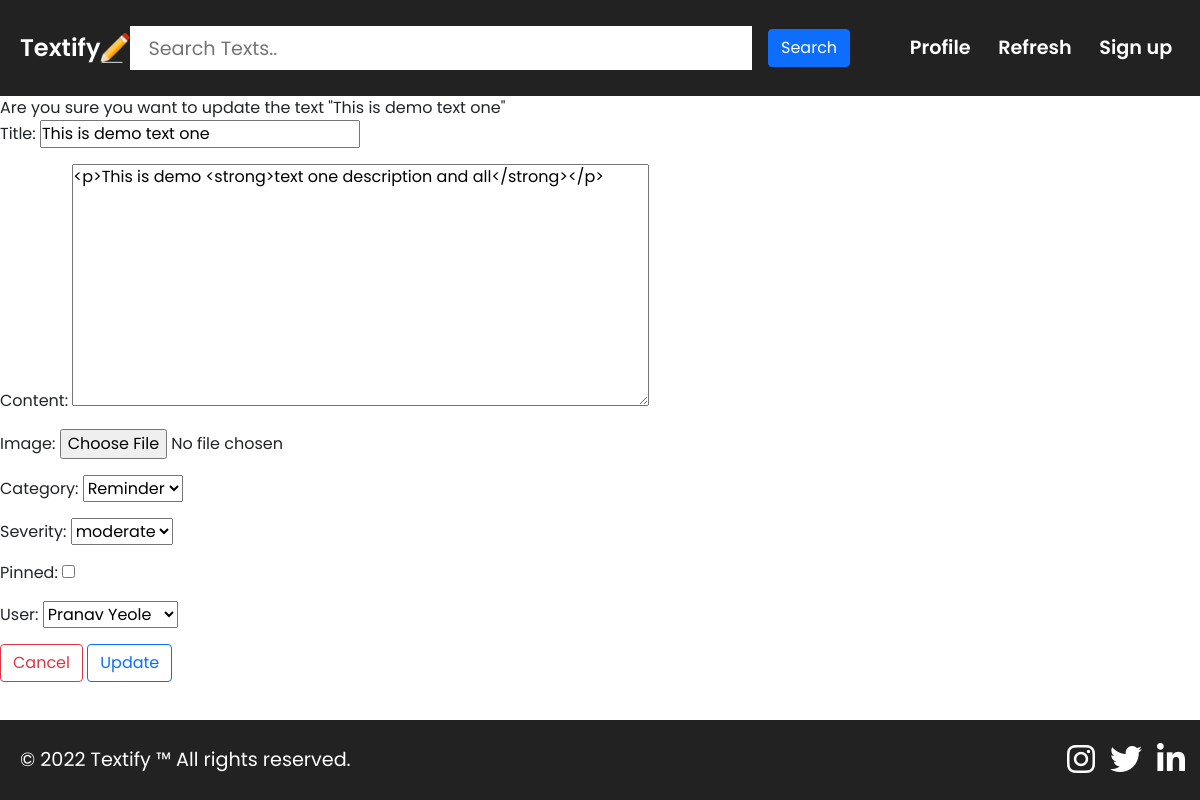
The app's page /textupdate/1 with its own data.
### textifyapi/models.py (models this page shows, shortened)
class Text(models.Model):
    TEXT_CATEGORY = [
        ("gn", "General"),
        ("rm", "Reminder"),
        ("th", "Thought"),
        ("qt", "Quote"),
        ("nt", "Note")
    ]
    TEXT_SEVERITY = [
        ("l", "low"),
        ("m", "moderate"),
        ("h", "high")
    ]
    title = models.CharField(max_length=100, null=True, blank=True)
    content = RichTextField(null=True, blank=True)
    image = models.ImageField(upload_to="images/", blank=True, null=True)
    category = models.CharField(max_length=2, choices=TEXT_CATEGORY, default="gn")
    severity = models.CharField(max_length=1, choices=TEXT_SEVERITY, null=True, blank=True, default="l")
    pinned = models.BooleanField(default=False)
    created_at = models.DateTimeField(auto_now_add=True)
    updated_at = models.DateTimeField(auto_now=True)
    user = models.ForeignKey(User, on_delete=models.CASCADE)
    class Meta:
        ordering = ["-created_at"]

### textifyapi/views.py (the view)
# urls.py: path('textupdate/<pk>', views.TextUpdate.as_view(), name="textupdate"),
class TextUpdate(UpdateView):
    model = Text
    template_name = "textifyapi/textupdate.html"
    fields = "__all__"
    success_url = reverse_lazy("textlist")

### textifyapi/models.py (called while the page is built)
    def __str__(self):
        return self.name

### textifyapi/templates/textifyapi/textupdate.html (shortened to what this page needs)
{% extends 'textifyapi/base.html' %}
{% load static %}
{% block content %}
<span>Are you sure you want to update the text "{{object.title}}"</span>
<form method="POST" enctype="multipart/form-data">
    {{ form.as_p }}
    <a href="{% url 'textdetail' object.pk %}"><button type="button" class="btn btn-outline-danger">Cancel</button></a>
    <button type="submit" class="btn btn-outline-primary">Update</button>
</form>
{% endblock content %}

### textifyapi/static/textifyapi/base.css (style rules this page uses)
* { margin: 0; padding: 0; font-family: 'Poppins', sans-serif; scroll-behavior: smooth; }
body { position: relative; min-height: 100vh; }

### records on screen
Text: title "This is demo text one", content "<p>This is demo <strong>text one description and all</strong></p>", category "Reminder", severity "moderate", user "Pranav Yeole"
